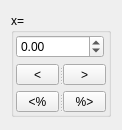
<ui version="4.0" >
 <class>ControllerBox</class>
 <widget class="QWidget" name="ControllerBox" >
  <property name="geometry" >
   <rect>
    <x>0</x>
    <y>0</y>
    <width>118</width>
    <height>130</height>
   </rect>
  </property>
  <property name="sizePolicy" >
   <sizepolicy vsizetype="Fixed" hsizetype="Fixed" >
    <horstretch>0</horstretch>
    <verstretch>0</verstretch>
   </sizepolicy>
  </property>
  <property name="windowTitle" >
   <string>ControlBox</string>
  </property>
  <layout class="QVBoxLayout" >
   <item>
    <widget class="QGroupBox" name="box" >
     <property name="sizePolicy" >
      <sizepolicy vsizetype="Maximum" hsizetype="Maximum" >
       <horstretch>0</horstretch>
       <verstretch>0</verstretch>
      </sizepolicy>
     </property>
     <property name="minimumSize" >
      <size>
       <width>100</width>
       <height>0</height>
      </size>
     </property>
     <property name="title" >
      <string>x=</string>
     </property>
     <property name="flat" >
      <bool>false</bool>
     </property>
     <property name="checkable" >
      <bool>false</bool>
     </property>
     <layout class="QVBoxLayout" >
      <property name="leftMargin" >
       <number>2</number>
      </property>
      <property name="topMargin" >
       <number>2</number>
      </property>
      <property name="rightMargin" >
       <number>2</number>
      </property>
      <property name="bottomMargin" >
       <number>2</number>
      </property>
      <item>
       <widget class="QDoubleSpinBox" name="corrSB" >
        <property name="sizePolicy" >
         <sizepolicy vsizetype="Fixed" hsizetype="Maximum" >
          <horstretch>252</horstretch>
          <verstretch>0</verstretch>
         </sizepolicy>
        </property>
        <property name="accelerated" >
         <bool>true</bool>
        </property>
        <property name="minimum" >
         <double>-999999999999999967336168804116691273849533185806555472917961779471295845921727862608739868455469056.000000000000000</double>
        </property>
        <property name="maximum" >
         <double>999999999999999967336168804116691273849533185806555472917961779471295845921727862608739868455469056.000000000000000</double>
        </property>
        <property name="value" >
         <double>0.000000000000000</double>
        </property>
       </widget>
      </item>
      <item>
       <widget class="QSplitter" name="splitter_2" >
        <property name="orientation" >
         <enum>Qt::Horizontal</enum>
        </property>
        <widget class="QToolButton" name="lCopyBT" >
         <property name="toolTip" >
          <string>&lt;html>&lt;head>&lt;meta name="qrichtext" content="1" />&lt;style type="text/css">
p, li { white-space: pre-wrap; }
&lt;/style>&lt;/head>&lt;body style=" font-family:'Sans Serif'; font-size:10pt; font-weight:400; font-style:normal;">
&lt;p style=" margin-top:0px; margin-bottom:0px; margin-left:0px; margin-right:0px; -qt-block-indent:0; text-indent:0px;">Propagate value to the left&lt;/p>&lt;/body>&lt;/html></string>
         </property>
         <property name="text" >
          <string>&lt;</string>
         </property>
        </widget>
        <widget class="QToolButton" name="rCopyBT" >
         <property name="toolTip" >
          <string>&lt;html>&lt;head>&lt;meta name="qrichtext" content="1" />&lt;style type="text/css">
p, li { white-space: pre-wrap; }
&lt;/style>&lt;/head>&lt;body style=" font-family:'Sans Serif'; font-size:10pt; font-weight:400; font-style:normal;">
&lt;p style=" margin-top:0px; margin-bottom:0px; margin-left:0px; margin-right:0px; -qt-block-indent:0; text-indent:0px;">Propagate value to the right&lt;/p>&lt;/body>&lt;/html></string>
         </property>
         <property name="text" >
          <string>></string>
         </property>
        </widget>
       </widget>
      </item>
      <item>
       <widget class="QSplitter" name="splitter" >
        <property name="orientation" >
         <enum>Qt::Horizontal</enum>
        </property>
        <widget class="QToolButton" name="lScaleBT" >
         <property name="toolTip" >
          <string>&lt;html>&lt;head>&lt;meta name="qrichtext" content="1" />&lt;style type="text/css">
p, li { white-space: pre-wrap; }
&lt;/style>&lt;/head>&lt;body style=" font-family:'Sans Serif'; font-size:10pt; font-weight:400; font-style:normal;">
&lt;p style=" margin-top:0px; margin-bottom:0px; margin-left:0px; margin-right:0px; -qt-block-indent:0; text-indent:0px;">Propagate value proportionally to the left&lt;/p>&lt;/body>&lt;/html></string>
         </property>
         <property name="text" >
          <string>&lt;%</string>
         </property>
        </widget>
        <widget class="QToolButton" name="rScaleBT" >
         <property name="toolTip" >
          <string>&lt;html>&lt;head>&lt;meta name="qrichtext" content="1" />&lt;style type="text/css">
p, li { white-space: pre-wrap; }
&lt;/style>&lt;/head>&lt;body style=" font-family:'Sans Serif'; font-size:10pt; font-weight:400; font-style:normal;">
&lt;p style=" margin-top:0px; margin-bottom:0px; margin-left:0px; margin-right:0px; -qt-block-indent:0; text-indent:0px;">Propagate value proportionally to the right&lt;/p>&lt;/body>&lt;/html></string>
         </property>
         <property name="text" >
          <string>%></string>
         </property>
        </widget>
       </widget>
      </item>
     </layout>
    </widget>
   </item>
  </layout>
 </widget>
 <resources/>
 <connections/>
</ui>
